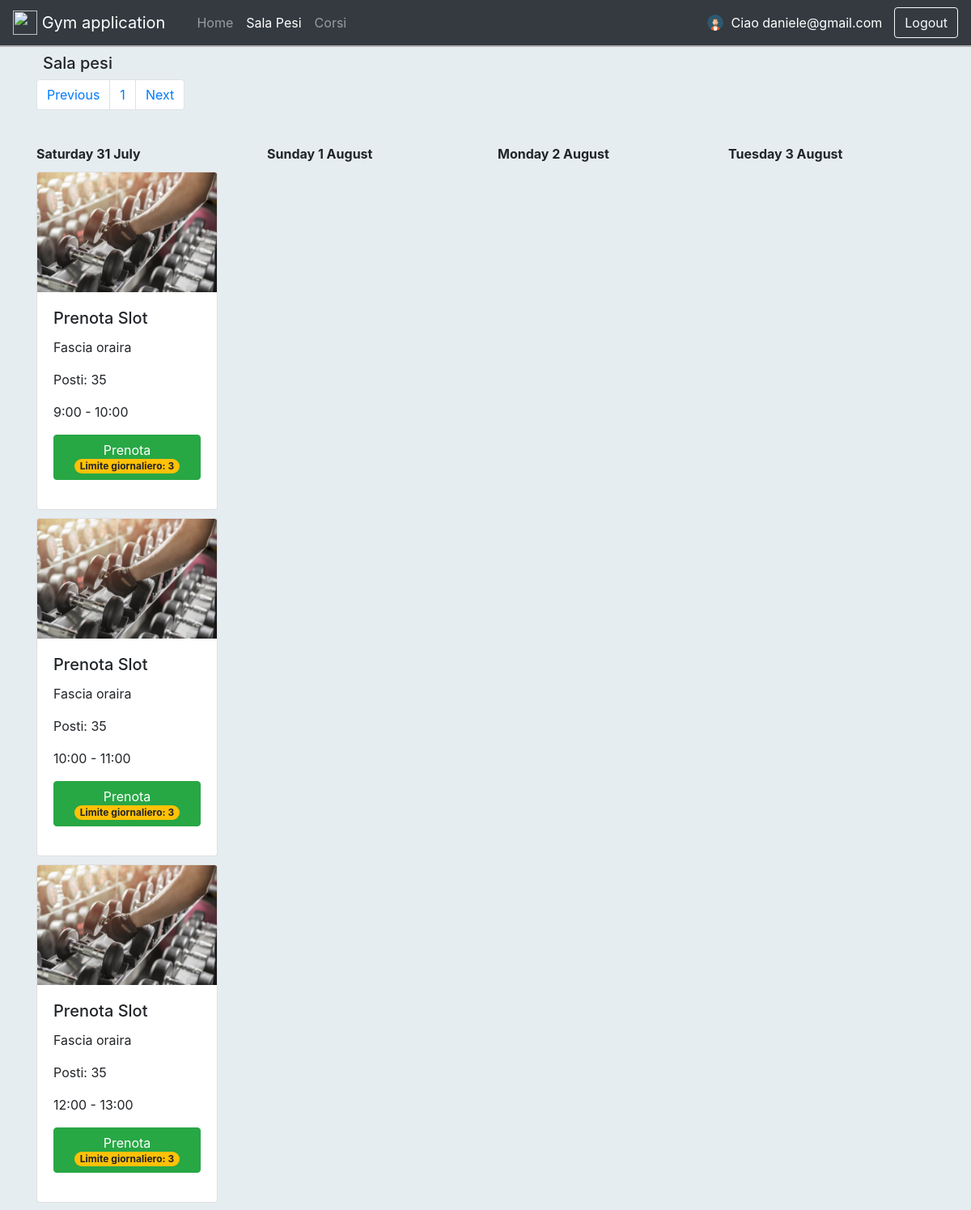
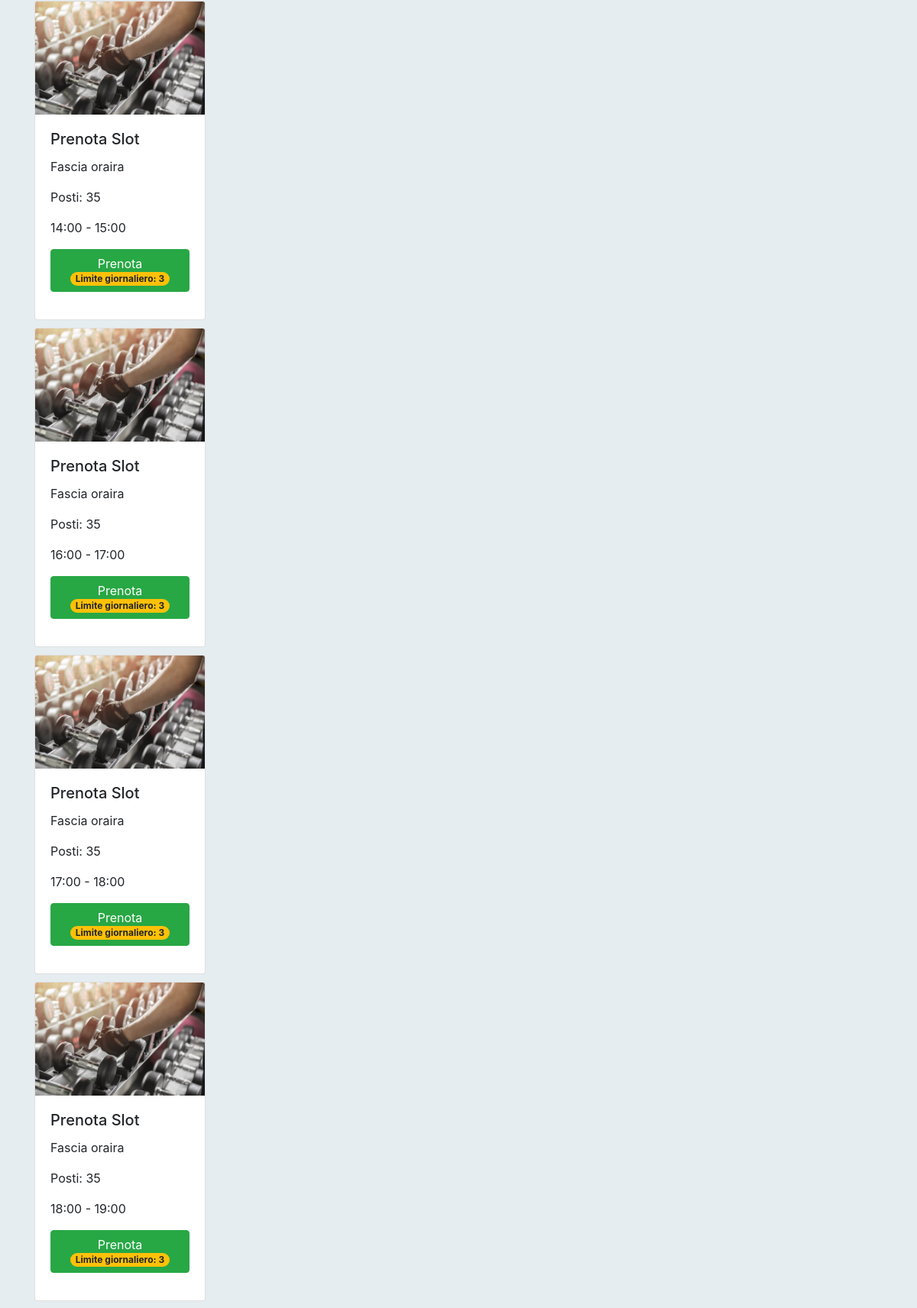
/weight_rooms (signed in, upper part), run on the app's committed database (2 pictures, top to bottom).
### models.py (models this page shows, shortened)
class User(db.Model, UserMixin):
    __tablename__ = 'user'
    __table_args__ = (
        db.UniqueConstraint('email', 'role', name='uniq_exec_email_role'),
        db.Index('user_email_index', 'email'),
        db.CheckConstraint('role IN ("owner", "user", "instructor")', name='user_role_list'),
    )
    id = db.Column('id', db.Integer, primary_key = True)
    email = db.Column(db.String(100))
    password = db.Column(db.String(50))
    role = db.Column(db.String(50), nullable=False)
    def __repr__(self):
        return "<User(id='%s', email='%s', password='%s', role='%s')>" % (self.id, self.email, '*****', self.role)

class Slot(db.Model):
    __tablename__ = 'slot'
    __table_args__ = (
        db.Index('slot_date_index', 'date'),
    )
    id = db.Column('id', db.Integer, primary_key = True)
    day = db.Column(db.Integer)
    date = db.Column(db.Date)
    hour_from = db.Column(db.String(100))
    hour_to = db.Column(db.String(100))
    places = db.Column(db.Integer)
    weight_room = db.Column(Integer, ForeignKey('weight_room.id'))

### weight_room.py (the view)
@wr_bp.route('/weight_rooms', methods=['GET', 'POST'])
@login_required # richiede autenticazione
def weight_rooms():
    log('[weight_rooms] called')
    start_date = date.today()
    end_date = date.today()+timedelta(days=3)
    slots = getAllSlots()
    days = []
    delta = timedelta(days=1)
    while start_date <= end_date:
        days.append(Calendar(date=start_date, day=start_date.day, month=start_date.strftime("%B"), day_name=start_date.strftime('%A')))
        start_date += delta
    bookings = [r.slot for r in session.query(Booking.slot).filter_by(user=current_user.id)]
    log('[weight_rooms] booking ids: ', bookings)
    today = datetime.today()
    end_weed = today+timedelta(days=7)
    cursor = session.query(func.coalesce(func.sum(Slot.hour_to-Slot.hour_from), 0)).filter(Slot.id == Booking.slot, Booking.user == current_user.id, Slot.date > today.strftime('%Y-%m-%d'), Slot.date < end_weed.strftime('%Y-%m-%d'))
    total_week = cursor.scalar()
    log(datetime.today().strftime('%Y-%m-%d'))
    log(total_week)
    for slot in slots:
        cursor = session.query(func.count(Booking.id)).filter(Booking.user == current_user.id, Slot.id == Booking.slot, Slot.date == slot.date)
        total_daily = cursor.scalar()
        slot.daily_reservations = total_daily
    return make_response(render_template("weight_rooms.html", user=current_user, slots=slots,days=days, bookings=bookings, route=request.path, start_date=start_date, end_date=end_date, total_week=total_week, total_daily=total_daily, week_limit=get_week_limit(), daily_limit=get_daily_limit()  ))

### app.py (called while the page is built)
@login_manager.user_loader # definisce la callback
def load_user(user_id):
    log('[load_user] user_id: ', user_id)
    user = User.query.filter_by(id=user_id).first()
    log('[load_user] Logged user: ',user)
    return user

### utils/log.py (called while the page is built)
def log(method, message=''):
    print(method, message)

### weight_room.py (called while the page is built)
def get_week_limit():
    weight_room = session.query(WeightRoom).first()
    limit = weight_room.week_limit
    if (limit== None):
        limit = 99999999
    return limit

def get_daily_limit():
    weight_room = session.query(WeightRoom).first()
    limit = weight_room.daily_limit
    if (limit== None):
        limit = 99999999
    return limit

def getAllSlots():
    slots = session.query(Slot).all()
    return slots

### templates/weight_rooms.html (shortened to what this page needs)
{% extends "base.html" %}
{% block pagebody %}
  <div class="container">
    <h5 class="m-2">Sala pesi</h5>
    <nav aria-label="Page navigation example">
        <ul class="pagination">
            <li class="page-item">
                <form action="/previous" method="GET">
                    <button type="submit" class="page-link" name="start_date" id="start_date"
                        value="{{start_date}}">Previous</button>
                </form>
            </li>
            <li class="page-item">
                <form action="{{ url_for('wr_bp.weight_rooms') }}" method="GET">
                    <button type="submit" class="page-link">1</button>
                </form>
            </li>
            <li class="page-item">
                <form action="/next" method="GET">
                    <button type="submit" class="page-link" name="start_date" id="start_date"
                        value="{{start_date}}">Next</button>
                </form>
            </li>
        </ul>
    </nav>
    <div class="row">
        {% for day in days %}
        <div class="col-sm" style="margin-top: 10px;">
            <div >
                <b>{{ day.day_name }} {{ day.day }} {{ day.month }}</b>
            </div>
            {% for slot in slots %}
                {% if slot.date == day.date %}
                    {% if user.role == 'owner' %}
                        <div class="card mt-10" style="width: 14rem;">
                            <div class="card-body">
                                <h5 class="card-title">Slot</h5>
                                <p class="card-text">Fascia oraira</p>
                                <p>Posti: {{ slot.places }}</p>
                                <p>{{ slot.hour_from }} - {{ slot.hour_to }} </p>
                                <form action="/select_slot" method="GET">
                                    <button type="submit" name="slot_id" id="slot_id" value="{{slot.id}}"
                                        class="btn-primary btn">
                                        Visualizza lista
                                    </button>
                                </form>
                            </div>
                        </div>
                    {% else %}
                    {% if slot.id in bookings %}
                        <div class="card mt-10" style="width: 14rem;">
                            <img class="card-img-top" src="static/img/gym.jpeg" alt="Gym image">
                            <div class="card-body">
                                <h5 class="card-title">Disdici Slot</h5>
                                <p class="card-text">Fascia oraira</p>
                                <p>Posti: {{ slot.places }}</p>
                                <p>{{ slot.hour_from }} - {{ slot.hour_to }} </p>
                                <form action="/select_slot" method="GET">
                                    <button type="submit" name="slot_id" id="slot_id" value="{{slot.id}}"
                                        class="{{ 'btn-danger' if slot.places < 1 else 'btn-warning' }} btn">
                                        Rimuovi
                                        {% if daily_limit != 99999999 %}
                                            <span class="badge badge-pill badge-light">Limite giornaliero: {{daily_limit - slot.daily_reservations}}</span>
                                        {% endif %}
                                    </button>
                                </form>
                            </div>
                        </div>
                    {% else %}
                        <div class="card mt-10" style="width: 14rem;">
                            <img class="card-img-top" src="static/img/gym.jpeg" alt="Gym image">
                            <div class="card-body">
                                <h5 class="card-title">Prenota Slot</h5>
                                <p class="card-text">Fascia oraira</p>
                                <p>Posti: {{ slot.places }}</p>
                                <p>{{ slot.hour_from }} - {{ slot.hour_to }} </p>
                                {% if slot.daily_reservations < daily_limit %}
                                    <form>
                                        <button type="button" data-toggle="modal" data-target="#myModal"
                                            class="{{ 'btn-danger' if slot.places < 1 else 'btn-success' }} btn" onclick='myFunction({{slot.id}})'>
                                            Prenota
                                            {% if daily_limit != 99999999 %}
                                                <span class="badge badge-pill badge-warning">Limite giornaliero: {{daily_limit - slot.daily_reservations}}</span>
                                            {% endif %}
                                        </button>
                                    </form>
                                {% endif %}
                            </div>
                        </div>
                    {% endif %}
                {% endif %}
            {% endif %}
            {% endfor %}
        </div>
        {% endfor %}
    </div>
</div>
</body>
{% endblock %}

### templates/base.html (shortened to what this page needs)
<html>
    <head>
      <link rel= "stylesheet" type= "text/css" href= "{{ url_for('static',filename='styles/main.css') }}">
      {% block styles %}
            {{ bootstrap.load_css() }}
        {% endblock %}
    </head>
    <header>
      {% if route != 'login' and route != '/unauthorized' and user %}
        <nav class="header navbar navbar-expand-lg navbar-dark bg-dark">
          <a class="navbar-brand" href="{{ url_for('private') }}">
            <img src="https://www.goldsgym.com/assets/dist/img/logo/notext/fullcolor.svg" width="30" height="30" class="d-inline-block align-top" alt="">
            Gym application
          </a>
          <div class="container-fluid">
            <div class="collapse navbar-collapse" id="navbarExample01">
              <ul class="navbar-nav me-auto mb-2 mb-lg-0">
                {% if user and user.role == "owner"  %}
                  <li class="{{ 'active' if route == '/admin_dashboard' or route == '/private' else '' }} nav-item">
                      <a class="nav-link" aria-current="page" href="{{ url_for('admin_dashboard') }}">Home</a>
                  </li>
                  {% else %}
                  <li class="{{ 'active' if route == '/private' or route == '/admin_dashboard' else '' }} nav-item">
                      <a class="nav-link" aria-current="page" href="{{ url_for('private') }}">Home</a>
                    </li>
                {% endif %}
                <li class="{{ 'active' if route == '/weight_rooms'  or route == '/previous' or route == '/next' else '' }} nav-item">
                  <a class="nav-link" href="{{ url_for('wr_bp.weight_rooms') }}">Sala Pesi</a>
                </li>
                <li class="{{ 'active' if route == '/courses' else '' }}  nav-item">
                  <a class="nav-link" href="{{ url_for('courses') }}">Corsi</a>
                </li>
              </ul>
            </div>
            <img src="static/img/avatar_man.png" alt="Avatar" class="avatar">
            {% if user %}
              <span class="user">Ciao {{user.email}}</span>
              {% endif %}
          </div>
          <form action="/logout" method="POST" class="form-inline my-2 my-lg-0">
            <button class="btn btn-outline-light" type="submit">Logout</button>
          </form>
        </nav>
        {% endif %}
    </header>
    <body>
      {% block pagebody %}
        {% endblock %}
    </body>
</html>

### static/styles/main.css (style rules this page uses)
.header { border-bottom: 2px solid rgb(177, 175, 175) !important; }
.user { color: white; padding-left: 10px; }
.container { padding-bottom: 100px; }
.mt-10 { margin-top: 10px; }
body, html { margin: 0; padding: 0; height: 100%; background: #e6edf0 !important; }
.avatar { vertical-align: middle; width: 20px; height: 20px; border-radius: 50%; }

### data on the page
User: email "daniele@gmail.com"
Slot: places "35", hour_from "9:00", hour_to "10:00", daily_reservations "3"
Slot: places "35", hour_from "10:00", hour_to "11:00", daily_reservations "3"
Slot: places "35", hour_from "12:00", hour_to "13:00", daily_reservations "3"
Slot: places "35", hour_from "14:00", hour_to "15:00", daily_reservations "3"
Slot: places "35", hour_from "16:00", hour_to "17:00", daily_reservations "3"
Slot: places "35", hour_from "17:00", hour_to "18:00", daily_reservations "3"
Slot: places "35", hour_from "18:00", hour_to "19:00", daily_reservations "3"

### other printed values
{{ day.day_name }} "Saturday" "Sunday" "Monday" "Tuesday"
{{ day.day }} "31" "1" "2" "3"
{{ day.month }} "July" "August" "August" "August"
